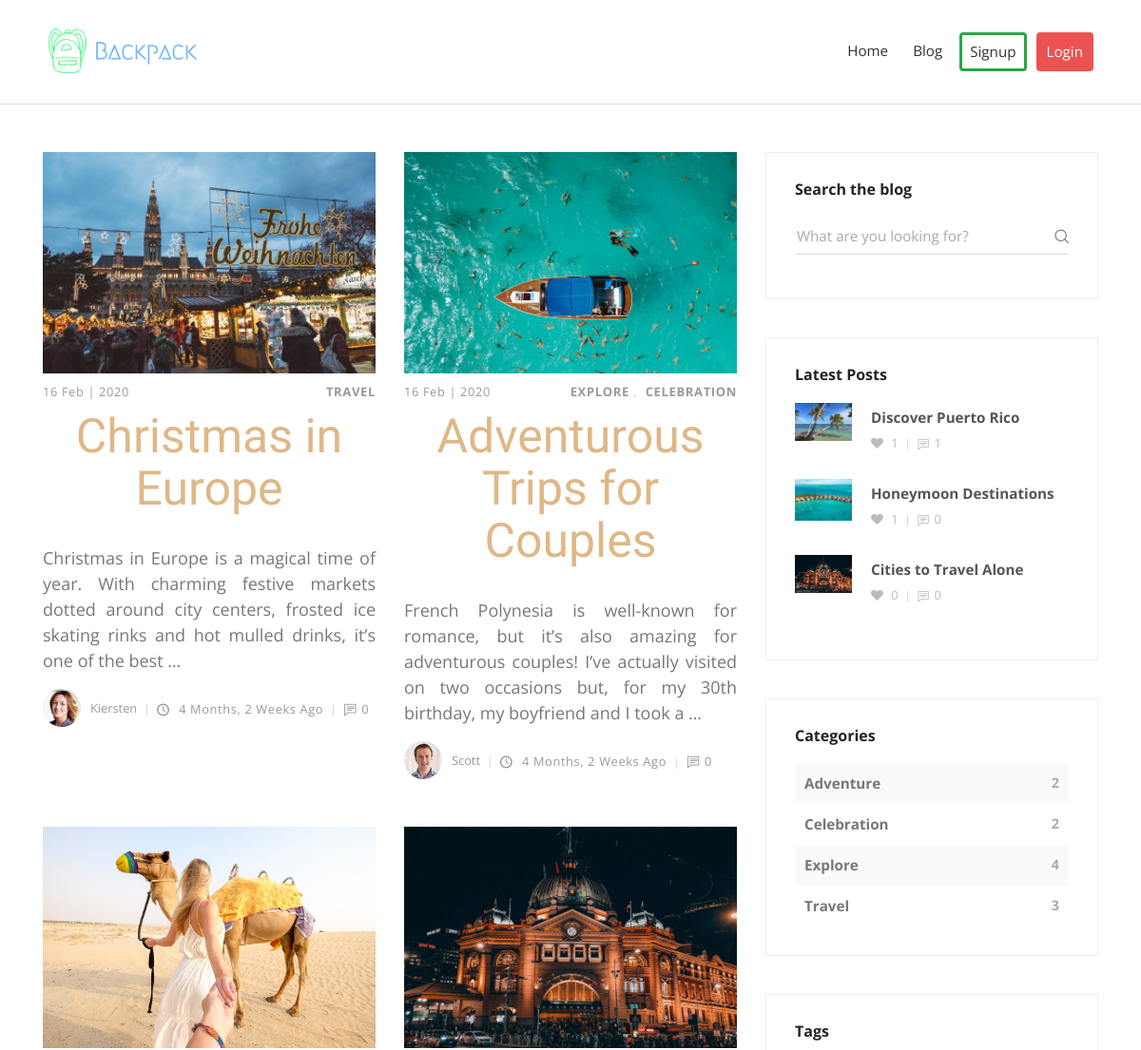
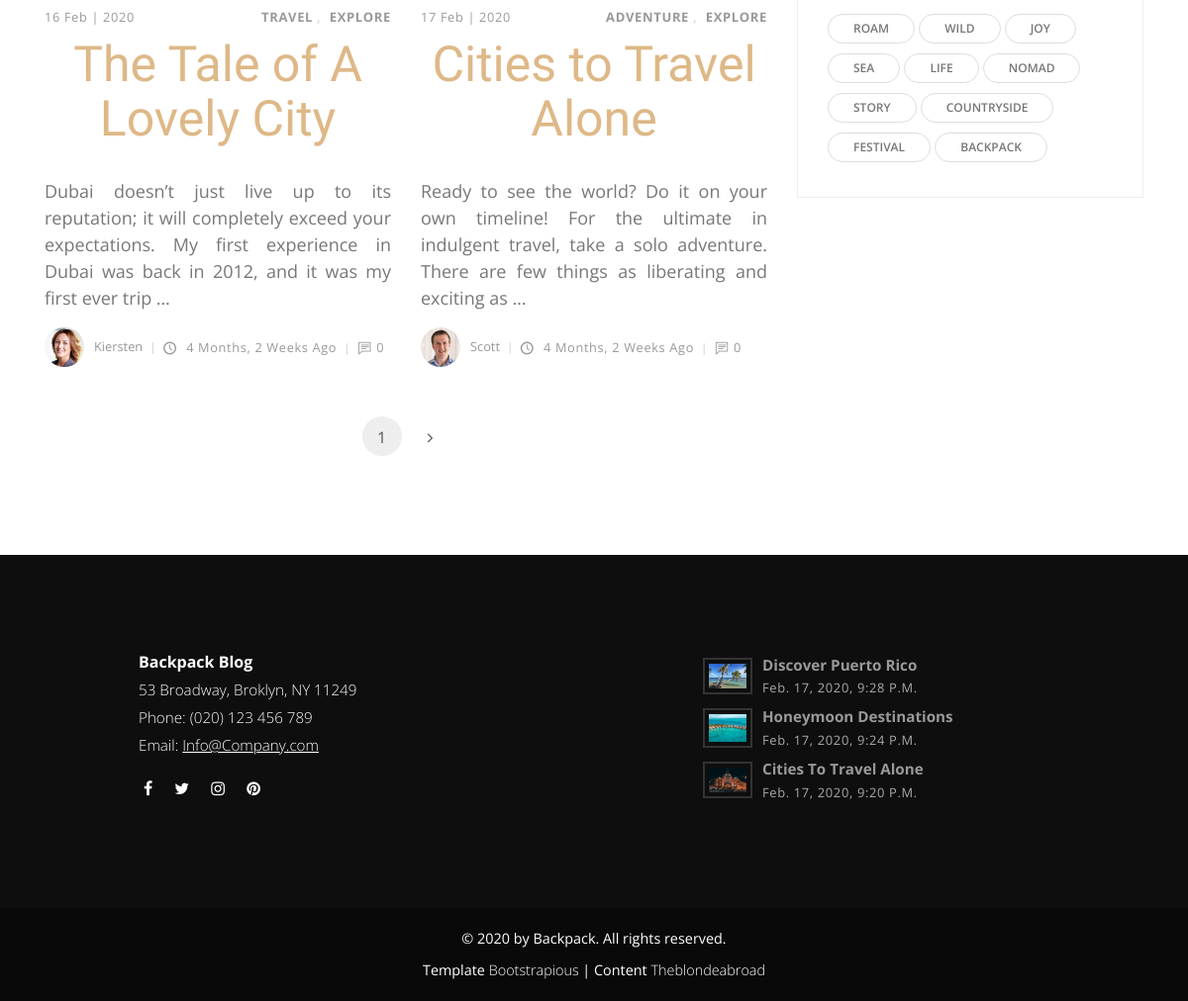
Screenshot of /blog/ with the database file from the repository (2 pictures, top to bottom).
### posts/models.py (models this page shows, shortened)
class Post(models.Model):
    title = models.CharField(max_length=100)
    slug = models.SlugField(max_length=200, unique=True, null=True, blank=True)
    overview = RichTextUploadingField(blank=True, null=True)
    timestamp = models.DateTimeField(auto_now_add=True)
    comment_count = models.IntegerField(default=0)
    author = models.ForeignKey(Author, on_delete=models.CASCADE)
    thumbnail = models.ImageField()
    categories = models.ManyToManyField(Category)
    tags = models.ManyToManyField(Tag)
    featured = models.BooleanField(default=False)
    likes = models.ManyToManyField(Author, blank=True, related_name='likes')
    def get_absolute_url(self):
        return reverse('post-detail', kwargs={
            'slug': self.slug
        })
    @property
    def comment_count(self):
        return Comment.objects.filter(post=self).count()

class Category(models.Model):
    title = models.CharField(max_length=20)
    slug = models.SlugField(max_length=200, unique=True, null=True, blank=True)
    def __str__(self):
        return self.title

class Author(models.Model):
    user = models.OneToOneField(User, on_delete=models.CASCADE)
    profile_pic = models.ImageField(default="default_pro_pic.png", null=True, blank=True)
    def __str__(self):
        return self.user.username

class Tag(models.Model):
    title = models.CharField(max_length=20)

### posts/views.py (the view)
# urls.py: 2. Add a URL to urlpatterns:  path('blog/', include('blog.urls'))
def blog(request):
    all_posts = Post.objects.all()
    paginator = Paginator(all_posts, 4)
    page_num = 'page'
    page = request.GET.get(page_num)
    try:
        paginated_queryset = paginator.page(page)
    except PageNotAnInteger:
        paginated_queryset = paginator.page(1)
    except EmptyPage:
        paginated_queryset = paginator.page(paginator.num_pages)
    recent = Post.objects.order_by('-timestamp')[0:3]
    category_count = Post.objects.values('categories__title', 'categories__slug' ).annotate(Count('categories__title'))
    tags = Tag.objects.all()
    context = {
        'posts_list':paginated_queryset,
        'page_num':page_num,
        'recent_post_list':recent,
        'category_count':category_count,
        'tags_list':tags,
    }
    return render(request, 'blog.html', context)

### posts/context_processors.py (called while the page is built)
def footer_post(request):
    posts = Post.objects.order_by('-timestamp')[0:3]
    return {'footer_post':posts}

### templates/blog.html (shortened to what this page needs)
{% extends "base.html" %}
{% load static %}
{% block content %}
<div class="container">
  <div class="row">
    <main class="posts-listing col-lg-8">
      <div class="container">
        <div class="row">
          {% for posts in posts_list %}
          <div class="post col-xl-6">
            <div class="post-thumbnail"><a href="{% url 'post-detail' posts.slug %}"><img src=" {{ posts.thumbnail.url }}" alt="..."
                  class="img-fluid"></a></div>
            <div class="post-details">
              <div class="post-meta d-flex justify-content-between">
                <div class="date meta-last">{{ posts.timestamp|date:"d M" }} | {{ posts.timestamp|date:"Y" }}</div>
                <div class="category">
                  {% for cat in posts.categories.all %}
                  <a href="{% url 'category-detail' cat.slug %}">{{ cat }} </a>
                  {% endfor %}
                </div>
              </div><a href="{% url 'post-detail' posts.slug %}">
                <h3 class="h4">{{ posts.title }}</h3>
              </a>
              <p class="text-muted">{{ posts.overview |safe|truncatewords:30 }}</p>
              <footer class="post-footer d-flex align-items-center">
                <div
                  class="author d-flex align-items-center flex-wrap">
                  <div class="avatar"><img src="{{ posts.author.profile_pic.url }}" alt="..." class="img-fluid"></div>
                  <div class="title"><span>{{ posts.author }}</span></div>
              </div>
                <div class="date"><i class="icon-clock"></i> {{ posts.timestamp|timesince }} ago</div>
                <div class="comments meta-last"><i class="icon-comment"></i>{{ posts.comment_count }}</div>
              </footer>
            </div>
          </div>
          {% endfor %}
        </div>
        <nav aria-label="Page navigation example">
          <ul class="pagination pagination-template d-flex justify-content-center">
            <li class="page-item"><a href="" class="page-link active">{{ posts_list.number }}</a></li>
            {% if posts_list.has_next %}
            <li class="page-item"><a href="?{{ page_num }}={{ posts_list.next_page_number }}" class="page-link"> <i class="fa fa-angle-right"></i></a></li>
            {% endif %}
          </ul>
        </nav>
      </div>
    </main>
    {% include 'sidebar.html' with recent_post_list=recent_post_list category_count=category_count  tags_list=tags_list %}
  </div>
</div>
{% endblock content %}

### templates/base.html
{% include "header.html" %}
{% block content%}
{% endblock content %}
{% include "footer.html" %}

### templates/header.html (shortened to what this page needs)
{% load static %}
<!DOCTYPE html>
<html>
  <head>
    <link rel="stylesheet" href="{% static 'vendor/bootstrap/css/bootstrap.min.css' %}">
    <link rel="stylesheet" href="{% static 'vendor/font-awesome/css/font-awesome.min.css' %}">
    <link rel="stylesheet" href="{% static 'css/fontastic.css' %}">
    <link rel="stylesheet" href="{% static 'vendor/@fancyapps/fancybox/jquery.fancybox.min.css' %}">
    <link rel="stylesheet" href="{% static 'css/style.default.css' %}" id="theme-stylesheet">
    <link rel="stylesheet" href="{% static 'css/custom.css' %}">
  </head>
  <body>
    <header class="header">
      <nav class="navbar navbar-expand-lg">
        <div class="container">
          <div class="navbar-header d-flex align-items-center justify-content-between">
            <a href="{% url 'index' %}" class="navbar-brand"><img src="{% static 'img/Blog_logo.png' %}" alt=""></a>
          </div>
          <div id="navbarcollapse" class="collapse navbar-collapse">
            <ul class="navbar-nav ml-auto">
              <li class="nav-item"><a href="{% url 'index' %}" class="nav-link">Home</a>
              </li>
              <li class="nav-item"><a href="{% url 'blog' %}" class="nav-link">Blog</a>
              </li>
              {% if user.is_authenticated %}
                <li class="nav-item dropdown">
                  <a class="nav-link dropdown-toggle" href="/" id="navbarDropdown" role="button" data-toggle="dropdown" aria-haspopup="true" aria-expanded="false">
                    <img id="avatar" src="{{ user.author.profile_pic.url }}" alt="..." class="img-fluid">{{ user.username|capfirst }}
                  </a>
                  <div class="dropdown-menu" aria-labelledby="navbarDropdown">
                    <a class="dropdown-item" href="{% url 'logout' %}">Logout</a>
                  </div>
                </li>
              {% else %}
                <li class="nav-item"><a href="{% url 'signup' %}" class="nav-link btn btn-outline-success">Signup</a>
                </li>
                <li class="nav-item"><a href="{% url 'login' %}" class="nav-link btn btn-primary">Login</a>
                </li>
              {% endif %}
            </ul>
          </div>
        </div>
      </nav>
    </header>

### templates/sidebar.html (shortened to what this page needs)
<aside class="col-lg-4">
    <div class="widget search">
        <header>
            <h3 class="h6">Search the blog</h3>
        </header>
        <form action="{% url 'search-result' %}" class="search-form">
            <div class="form-group">
                <input type="text" name="q" placeholder="What are you looking for?">
                <button type="submit" class="submit"><i class="icon-search"></i></button>
            </div>
        </form>
    </div>
    <div class="widget latest-posts">
        <header>
            <h3 class="h6">Latest Posts</h3>
        </header>
        <div class="blog-posts">
            {% for recent_post in recent_post_list %}
            <a href="{{ recent_post.get_absolute_url }}">
                <div class="item d-flex align-items-center">
                    <div class="image"><img src="{{ recent_post.thumbnail.url }}" alt="..." class="img-fluid"></div>
                    <div class="title"><strong>{{ recent_post.title }}</strong>
                        <div class="d-flex align-items-center">
                            <div class="views"><i class="fa fa-heart" aria-hidden="true"></i>
                                {{ recent_post.likes.count }}</div>
                            <div class="comments"><i class="icon-comment"></i>{{ recent_post.comment_count }}</div>
                        </div>
                    </div>
                </div>
            </a>
            {% endfor %}
        </div>
    </div>
    <div class="widget categories">
        <header>
            <h3 class="h6">Categories</h3>
        </header>
        {% for category in category_count %}
        <div class="item d-flex justify-content-between">
            <a href="{% url 'category-detail' category.categories__slug %}">{{ category.categories__title }}</a>
            <span>
                {{ category.categories__title__count }}
            </span>
        </div>
        {% endfor %}
    </div>
    <div class="widget tags">
        <header>
            <h3 class="h6">Tags</h3>
        </header>
        <ul class="list-inline">
            {% for tag in tags_list%}
            <li class="list-inline-item tag">{{ tag.title }}</li>
            {% endfor %}
        </ul>
    </div>
</aside>

### templates/footer.html (shortened to what this page needs)
{% load static %}
<footer class="main-footer">
    <div class="container">
        <div class="row">
            <div class="col-md-5 offset-md-1">
                <div class="logo">
                    <h6 class="text-white">Backpack Blog</h6>
                </div>
                <div class="contact-details">
                    <p>53 Broadway, Broklyn, NY 11249</p>
                    <p>Phone: (020) 123 456 789</p>
                    <p>Email: <a href="mailto:info@company.com">Info@Company.com</a></p>
                    <ul class="social-menu">
                        <li class="list-inline-item"><a href="https://www.facebook.com/"><i
                                    class="fa fa-facebook"></i></a></li>
                        <li class="list-inline-item"><a href="https://twitter.com/"><i class="fa fa-twitter"></i></a>
                        </li>
                        <li class="list-inline-item"><a href="https://www.instagram.com/"><i
                                    class="fa fa-instagram"></i></a></li>
                        <li class="list-inline-item"><a href="https://www.pinterest.com/"><i
                                    class="fa fa-pinterest"></i></a></li>
                    </ul>
                </div>
            </div>
            <div class="col-md-5 offset-md-1">
                {% for post in footer_post %}
                <div class="latest-posts">
                    <a href="{{ post.get_absolute_url }}">
                        <div class="post d-flex align-items-center">
                            <div class="image"><img src="{{ post.thumbnail.url }}" alt="..." class="img-fluid">
                            </div>
                            <div class="title"><strong>{{ post.title }}</strong><span
                                    class="date last-meta">{{ post.timestamp }}</span></div>
                        </div>
                    </a>
                </div>
                {% endfor %}
            </div>
        </div>
    </div>
    <div class="copyrights">
        <div class="container">
            <div class="row">
                <div class="col-md-10 offset-md-1 text-center">
                    <p style="margin-bottom: 10px;">&copy; {% now "Y" %} by Backpack. All rights reserved.</p>
                    <p>Template <a href="https://bootstrapious.com/p/bootstrap-carousel"
                            class="text-white">Bootstrapious</a> | Content <a href="https://theblondeabroad.com/"
                            class="text-white">Theblondeabroad</a>
                    </p>
                </div>
            </div>
        </div>
    </div>
</footer>
</body>
</html>

### static/css/custom.css (style rules this page uses)
.navbar-brand img { width: 170px; }
.post h3 { font-family: 'Satisfy', cursive; color: burlywood !important; text-align: center; font-size: 50px; font-weight: 100 !important; }
.post-thumbnail { height: 233px; overflow: hidden; }
.blog-post .post-body p:not(.lead), section.featured-posts p, .post p:not(.lead) { font-size: 18px; text-align: justify; }
.btn-outline-success { border-width: 3px; border-radius: 4px !important; }
.btn-primary { border-width: 3px; border-radius: 4px !important; border-color: #ec5252; background-color: #ec5252; color: white !important; }
a { color: #60B0F4; }

### rows the page displays
Post: thumbnail (picture), timestamp "16 Feb", timestamp "2020", title "Christmas in Europe", overview "Christmas in Europe is a magical time of year. With charming festive markets dotted around city centers, frosted ice skating rinks and hot mulled drinks, it’s one of the best …", author.profile_pic (picture), author "Kiersten", timestamp "4 Months, 2 Weeks", comment_count "0"
Category: title "TRAVEL", categories__title "Travel", categories__title__count "3"
Post: thumbnail (picture), timestamp "16 Feb", timestamp "2020", title "Adventurous Trips for Couples", overview "French Polynesia is well-known for romance, but it’s also amazing for adventurous couples! I’ve actually visited on two occasions but, for my 30th birthday, my boyfriend and I took a …", author.profile_pic (picture), author "Scott", timestamp "4 Months, 2 Weeks", comment_count "0"
Category: title "EXPLORE"
Category: title "CELEBRATION"
Post: thumbnail (picture), timestamp "16 Feb", timestamp "2020", title "The Tale of A Lovely City", overview "Dubai doesn’t just live up to its reputation; it will completely exceed your expectations. My first experience in Dubai was back in 2012, and it was my first ever trip …", author.profile_pic (picture), author "Kiersten", timestamp "4 Months, 2 Weeks", comment_count "0"
Post: thumbnail (picture), timestamp "17 Feb", timestamp "2020", title "Cities to Travel Alone", overview "Ready to see the world? Do it on your own timeline! For the ultimate in indulgent travel, take a solo adventure. There are few things as liberating and exciting as …", author.profile_pic (picture), author "Scott", timestamp "4 Months, 2 Weeks", comment_count "0", likes.count "0", title "Cities To Travel Alone", timestamp "Feb. 17, 2020, 9:20 P.m."
Category: title "ADVENTURE"
Post: thumbnail (picture), title "Discover Puerto Rico", likes.count "1", comment_count "1", timestamp "Feb. 17, 2020, 9:28 P.m."
Post: thumbnail (picture), title "Honeymoon Destinations", likes.count "1", comment_count "0", timestamp "Feb. 17, 2020, 9:24 P.m."
Tag: title "ROAM"
Tag: title "WILD"
Tag: title "JOY"
Tag: title "SEA"
Tag: title "LIFE"
Tag: title "NOMAD"
Tag: title "STORY"
Tag: title "COUNTRYSIDE"
Tag: title "FESTIVAL"
Tag: title "BACKPACK"

### other values shown
{{ posts_list.number }} "1"
{{ category.categories__title }} "Adventure" "Celebration" "Explore"
{{ category.categories__title__count }} "2" "2" "4"
